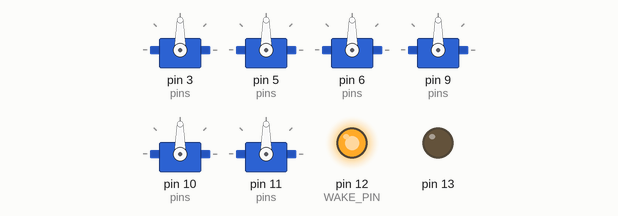
This sketch was run on a simulated Arduino Uno, built with avr-gcc and run on an emulated ATmega328P. Parts: 6 × servo, output pins drawn as LEDs (lit = HIGH).

Above: at 0.1 s.
At 1.1 s:
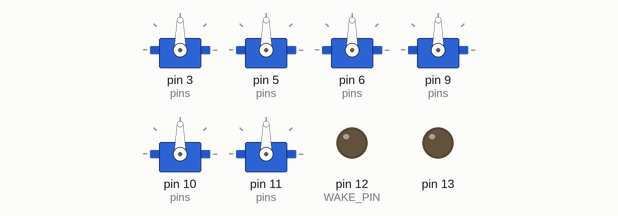
Timing chart, 0 to 2.6 s (numbered marks = the images above):
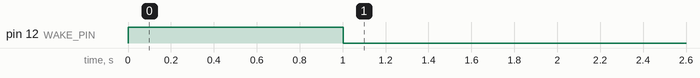

Measured:
- by itself, pin 12 (WAKE_PIN): LOW → HIGH at 0.00 s, → LOW 1.0 s later

The sketch:

servoDriver.ino
```cpp
#include <math.h>
#include <Servo.h>
#define PINS {3,5,6,9,10,11}
#define MINS {540,570,590,600,530,630}
#define MAXS {2290,2320,2340,2350,2280,2380}
#define WAKE_PIN 12
#define N_INPUTS 6
#define N_DELIMS (N_INPUTS-1)
#define READ_THETAS 1
#define READ_INTS 1
#define RADIANS(x) ((x)/180.0 * PI)
#define DEGREES(x) ((x)/PI * 180.0)

const int pins[] = PINS;
const int mins[] = MINS;
const int maxs[] = MAXS;
Servo servos[6];
#if(READ_INTS)
uint16_t params[N_INPUTS];
uint16_t thetas[N_INPUTS];
#else
float params[N_INPUTS];
float thetas[6];
#endif
String inputString;
bool newParams = false;


float remap(float a, float minB, float maxB, float minA, float maxA) {
  return (a-minB)/(maxB-minB)*(maxA-minA)+minA;
}

#if READ_INTS
void moveToAngle(int servo, uint16_t angle) {
  servos[servo].writeMicroseconds(angle);
}
#else
void moveToAngle(int servo, float angle) {
  if(servo%2==0) {
    servos[servo].writeMicroseconds(remap(angle,RADIANS(-61),RADIANS(90),mins[servo],maxs[servo]));
  } else {
    servos[servo].writeMicroseconds(remap(angle,RADIANS(-61),RADIANS(90),maxs[servo],mins[servo]));
  }
}
#endif

void moveToAngles() {
  #if READ_INTS
  for(int i = 0; i<6; ++i) {
    if(thetas[i] > maxs[i]) {
      thetas[i] = maxs[i];
    }
    if(thetas[i] < mins[i]) {
      thetas[i] = mins[i];
    }
    moveToAngle(i,thetas[i]);
  }
  #else
  for(int i = 0; i<6; ++i) {
    if(thetas[i] > PI/2) {
      thetas[i] = PI/2;
    }
    if(thetas[i] < -PI/2) {
      thetas[i] = -PI/2;
    }
    moveToAngle(i,thetas[i]);
  }
  #endif
}

long startTime;
void setup() {
  float thetaB = 60 * 2 * PI / 360;
  float thetaT = 5 * 2 * PI / 360;
  float rb = 4;
  float rt = 3;
  for(int i = 0; i<6; ++i) {
    servos[i].attach(pins[i],mins[i],maxs[i]);
  }
  startTime = millis();
  pinMode(13,OUTPUT);
  pinMode(WAKE_PIN,OUTPUT);
  Serial.begin(115200);
  inputString.reserve(200);
  for(int i = 0; i<N_INPUTS; ++i) {
    params[i] = (maxs[i] + mins[i])/2;
  }
  newParams = true;
}
long paramTime;
void loop() {
  if(newParams) {
      digitalWrite(WAKE_PIN, HIGH);
      paramTime = millis();
      #if READ_THETAS
        for(int i = 0; i<6; ++i) {
          thetas[i] = params[i];
        }
        moveToAngles();
      #else
        if(calculateAngles()) {
           moveToAngles();
           digitalWrite(13, LOW);
        } else {
          digitalWrite(13, HIGH);
        }
      #endif
      newParams = false;
  } else if(millis()-paramTime > 1000) {
    digitalWrite(WAKE_PIN, LOW);
  }
}

bool inTransaction;
int currentParam = 0;
int currentByte = 0;
void serialEvent() {
  if(newParams) {
      while(Serial.available()) Serial.read();
      return;
  }
  while (Serial.available()) {
    #if READ_INTS
      uint16_t inByte = (uint16_t)Serial.read();
      if(currentByte == 0) {
        params[currentParam] = inByte<<8;
        currentByte++;
      }else{
        params[currentParam] |= inByte;
        currentByte = 0;
        if(params[currentParam] == 0xFFFF) {
          currentParam = 0;
          continue;
        }
        currentParam++;
        if(currentParam == N_INPUTS) {
          newParams = true;
          currentParam = 0;
          while(Serial.available()) Serial.read();
          return;
        }
      }


    #else
      // get the new byte:
      char inChar = (char)Serial.read();
      if(inChar == ' ') continue;
      if(inChar == '{') {
        inTransaction = true;
        inputString = "";
      }
      if(!inTransaction) {
        continue;
      }
      if(inChar == '}') {
        String vals = inputString.substring(1);
        int delimIndicies[N_DELIMS] = {0};
        float values[N_INPUTS];
        delimIndicies[0] = vals.indexOf(',');
        if(delimIndicies[0] == -1) {
          goto kickout;
        }
        values[0] = vals.substring(0,delimIndicies[0]).toFloat()/10000.0;
        for(int i = 1; i<N_DELIMS; ++i) {
          delimIndicies[i] = vals.indexOf(',',delimIndicies[i-1]+1);
          values[i] = vals.substring(delimIndicies[i-1]+1,delimIndicies[i]).toFloat()/10000.0;
        }
        values[N_INPUTS-1] = vals.substring(delimIndicies[N_DELIMS-1]+1).toFloat()/10000.0;
        for(int i = 0; i<N_INPUTS; ++i) {
          params[i] = values[i];
        }
        newParams = true;
        kickout:
        inTransaction = false;
        inputString = "";
      } else {
        inputString = inputString + inChar;
      }
    #endif
  }
}
```
